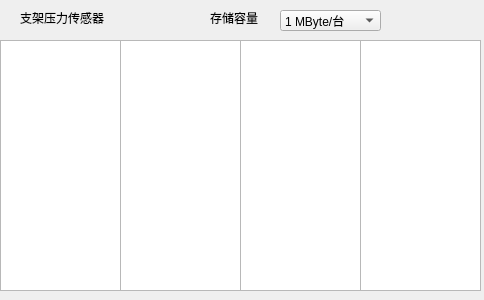
<?xml version="1.0" encoding="UTF-8"?>
<ui version="4.0">
 <class>Processer_StoreInformation</class>
 <widget class="QDialog" name="Processer_StoreInformation">
  <property name="geometry">
   <rect>
    <x>0</x>
    <y>0</y>
    <width>484</width>
    <height>300</height>
   </rect>
  </property>
  <property name="windowTitle">
   <string>Dialog</string>
  </property>
  <widget class="QTableView" name="tableView_10">
   <property name="geometry">
    <rect>
     <x>0</x>
     <y>40</y>
     <width>121</width>
     <height>251</height>
    </rect>
   </property>
  </widget>
  <widget class="QTableView" name="tableView_30">
   <property name="geometry">
    <rect>
     <x>240</x>
     <y>40</y>
     <width>121</width>
     <height>251</height>
    </rect>
   </property>
  </widget>
  <widget class="QLabel" name="label_2">
   <property name="geometry">
    <rect>
     <x>210</x>
     <y>10</y>
     <width>71</width>
     <height>16</height>
    </rect>
   </property>
   <property name="text">
    <string>存储容量</string>
   </property>
  </widget>
  <widget class="QComboBox" name="comboBox">
   <property name="geometry">
    <rect>
     <x>280</x>
     <y>10</y>
     <width>101</width>
     <height>21</height>
    </rect>
   </property>
   <item>
    <property name="text">
     <string>1 MByte/台</string>
    </property>
   </item>
   <item>
    <property name="text">
     <string>2 MByte/台</string>
    </property>
   </item>
   <item>
    <property name="text">
     <string>3 MByte/台</string>
    </property>
   </item>
   <item>
    <property name="text">
     <string>4 MByte/台</string>
    </property>
   </item>
   <item>
    <property name="text">
     <string>5 MByte/台</string>
    </property>
   </item>
   <item>
    <property name="text">
     <string>6 MByte/台</string>
    </property>
   </item>
   <item>
    <property name="text">
     <string>7 MByte/台</string>
    </property>
   </item>
   <item>
    <property name="text">
     <string>8 MByte/台</string>
    </property>
   </item>
   <item>
    <property name="text">
     <string>9 MByte/台</string>
    </property>
   </item>
   <item>
    <property name="text">
     <string>10 MByte/台</string>
    </property>
   </item>
  </widget>
  <widget class="QTableView" name="tableView_4">
   <property name="geometry">
    <rect>
     <x>360</x>
     <y>40</y>
     <width>121</width>
     <height>251</height>
    </rect>
   </property>
  </widget>
  <widget class="QLabel" name="label">
   <property name="geometry">
    <rect>
     <x>20</x>
     <y>10</y>
     <width>131</width>
     <height>16</height>
    </rect>
   </property>
   <property name="text">
    <string>支架压力传感器</string>
   </property>
  </widget>
  <widget class="QTableView" name="tableView_20">
   <property name="geometry">
    <rect>
     <x>120</x>
     <y>40</y>
     <width>121</width>
     <height>251</height>
    </rect>
   </property>
  </widget>
 </widget>
 <resources/>
 <connections/>
</ui>
